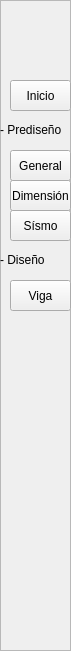
   <widget class="QFrame" name="buttons">
    <property name="geometry">
     <rect>
      <x>0</x>
      <y>0</y>
      <width>71</width>
      <height>651</height>
     </rect>
    </property>
    <property name="frameShape">
     <enum>QFrame::StyledPanel</enum>
    </property>
    <property name="frameShadow">
     <enum>QFrame::Raised</enum>
    </property>
    <widget class="QLabel" name="label_69">
     <property name="geometry">
      <rect>
       <x>0</x>
       <y>120</y>
       <width>71</width>
       <height>20</height>
      </rect>
     </property>
     <property name="text">
      <string>- Prediseño</string>
     </property>
    </widget>
    <widget class="QLabel" name="label_94">
     <property name="geometry">
      <rect>
       <x>0</x>
       <y>250</y>
       <width>71</width>
       <height>20</height>
      </rect>
     </property>
     <property name="text">
      <string>- Diseño</string>
     </property>
    </widget>
    <widget class="QPushButton" name="boton_frame_principal">
     <property name="geometry">
      <rect>
       <x>10</x>
       <y>80</y>
       <width>61</width>
       <height>31</height>
      </rect>
     </property>
     <property name="text">
      <string>Inicio</string>
     </property>
    </widget>
    <widget class="QPushButton" name="boton_frame_dimension">
     <property name="enabled">
      <bool>true</bool>
     </property>
     <property name="geometry">
      <rect>
       <x>10</x>
       <y>180</y>
       <width>61</width>
       <height>31</height>
      </rect>
     </property>
     <property name="text">
      <string>Dimensión</string>
     </property>
    </widget>
    <widget class="QPushButton" name="boton_frame_sismo">
     <property name="enabled">
      <bool>true</bool>
     </property>
     <property name="geometry">
      <rect>
       <x>10</x>
       <y>210</y>
       <width>61</width>
       <height>31</height>
      </rect>
     </property>
     <property name="text">
      <string>Sísmo</string>
     </property>
    </widget>
    <widget class="QPushButton" name="boton_frame_diseno_viga">
     <property name="enabled">
      <bool>true</bool>
     </property>
     <property name="geometry">
      <rect>
       <x>10</x>
       <y>280</y>
       <width>61</width>
       <height>31</height>
      </rect>
     </property>
     <property name="text">
      <string>Viga</string>
     </property>
    </widget>
    <widget class="QLabel" name="label_logo_pequeno">
     <property name="geometry">
      <rect>
       <x>10</x>
       <y>10</y>
       <width>61</width>
       <height>61</height>
      </rect>
     </property>
     <property name="styleSheet">
      <string notr="true"/>
     </property>
     <property name="frameShape">
      <enum>QFrame::NoFrame</enum>
     </property>
     <property name="text">
      <string/>
     </property>
     <property name="pixmap">
      <pixmap resource="../img/imgs.qrc">:/imagenes/logoSARO.png</pixmap>
     </property>
     <property name="scaledContents">
      <bool>true</bool>
     </property>
    </widget>
    <widget class="QPushButton" name="boton_frame_general">
     <property name="geometry">
      <rect>
       <x>10</x>
       <y>150</y>
       <width>61</width>
       <height>31</height>
      </rect>
     </property>
     <property name="text">
      <string>General</string>
     </property>
    </widget>
   </widget>
